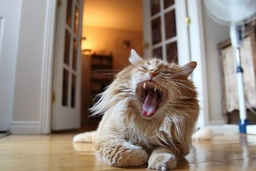
#> input picture example-orig.jpg, 256 x 171 px, shrunk from 720 x 480 before the run
$ python ProjectMeanShift.py
#> lines starting #> are read from the running program, lines starting #| are printed output that depends on the picture
import numpy as np
import cv2
from sklearn.cluster import MeanShift, estimate_bandwidth

#Loading original image
originImg = cv2.imread('example-orig.jpg')
#> originImg is the input picture: shape (171, 256, 3); mean B, G, R 122.9, 135.5, 150.2

# Shape of original image
originShape = originImg.shape
#> originShape = (171, 256, 3)


# Converting image into array of dimension [nb of pixels in originImage, 3]
# based on r g b intensities
flatImg=np.reshape(originImg, [-1, 3])


# Estimate bandwidth for meanshift algorithm
bandwidth = estimate_bandwidth(flatImg, quantile=0.1, n_samples=100)
#> bandwidth = 30.03
ms = MeanShift(bandwidth = bandwidth, bin_seeding=True)

# Performing meanshift on flatImg
ms.fit(flatImg)

# (r,g,b) vectors corresponding to the different clusters after meanshift
labels=ms.labels_

# Remaining colors after meanshift
cluster_centers = ms.cluster_centers_
#> cluster_centers = [[164.6, 167.6, 170.7], [105.1, 116, 130.2], [22.95, 33.77, 57.25], [92.28, 184.3, 251.4], [71.36, 154.6, 233.7], [120.8, 86.97, 61.97]]

# Finding and diplaying the number of clusters
labels_unique = np.unique(labels)
#> labels_unique = [0, 1, 2, 3, 4, 5]
n_clusters_ = len(labels_unique)
#> n_clusters_ = 6
print("number of estimated clusters : %d" % n_clusters_)
#| number of estimated clusters : 6

# Displaying segmented image
segmentedImg = cluster_centers[np.reshape(labels, originShape[:2])]
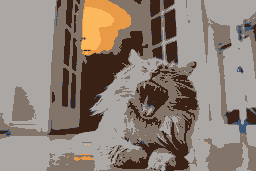
#> segmentedImg: shape (171, 256, 3) float64; mean of channels 0, 1, 2 118, 128.1, 140.9; drawn as B, G, R
cv2.imshow('Image',segmentedImg.astype(np.uint8))
cv2.waitKey(0)
cv2.destroyAllWindows()
